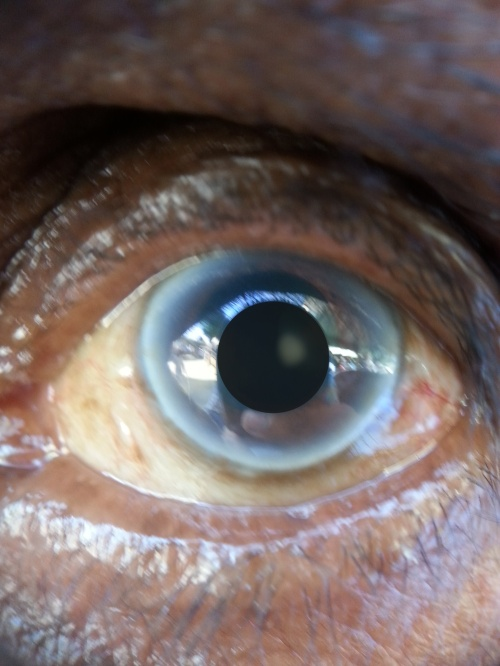
#> input picture experiments/VesselNet/test/test_images/uploaded/menace.jpg, 500 x 666 px; its folder holds only this picture in this run
$ python CataractDetection.py   (older library calls are emulated)
#> lines starting #> are read from the running program, lines starting #| are printed output that depends on the picture; after the words box and inside, x2 and y2 are one past the last pixel; in counts of white or black regions, pixels touching at a corner belong together
import cv2
import imutils
import numpy as np
from math import hypot
import os

pupil_area = 0          #variable to hold area of pupil
cat_area = 0            #variable to hold cataract area

cX_pupil = 0            # x coordiante of centre of pupil
cY_pupil = 0            # y coordinate of centre of pupil
cX_cat = 0              # x coordiante of centre of cataract
cY_cat = 0              # x coordiante of centre of cataract
def maint():
    image_dir = "./experiments/VesselNet/test/test_images/uploaded/"

	# loop through all files in the directory
    for filename in os.listdir(image_dir):
		# check if file is a .jpg image
        if filename.endswith(".jpg"):
			# construct the full path to the image
            filepath = os.path.join(image_dir, filename)
            img = cv2.imread(filepath)
#> img is the input picture: shape (666, 500, 3); mean B, G, R 99.6, 102, 115.4
            img = imutils.resize(img, width=500)
    filepath = os.path.join(image_dir, filename)
    img = cv2.imread(filepath)                      # Read the image
    img = imutils.resize(img, width=500)            # Adjust the width of image - resizing
    # cv2.imshow("Original Image of Eye", img)
    cv2.imwrite('./experiments/VesselNet/test/sema/1.jpg',img)        # Display original image
    gray = cv2.cvtColor(img, cv2.COLOR_BGR2GRAY)    # Grayscale conversion
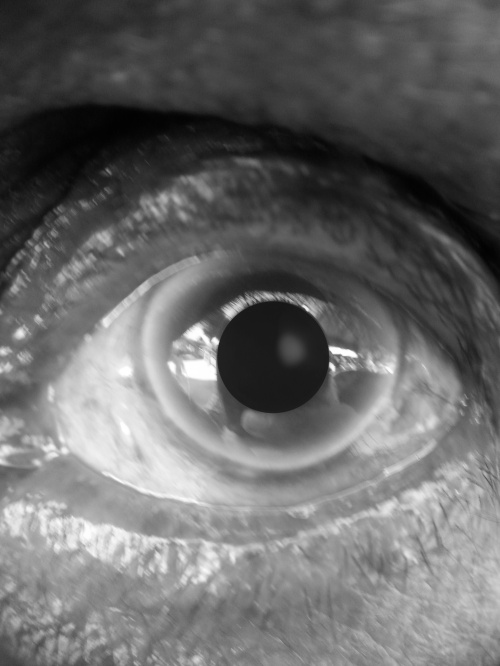
#> gray: shape (666, 500); min 1, max 255, mean 105.8
    # cv2.imshow("1 - Grayscale Conversion", gray)
    cv2.imwrite('./experiments/VesselNet/test/sema/2.jpg',gray)    # Display grascale image
    kernel = np.ones((5,5),np.float32)/25           # Create smoothing kernel for filtering
    imgfiltered = cv2.filter2D(gray,-1,kernel)      # Apply filtering
    # cv2.imshow("2 - 2D Filtered", imgfiltered)
    cv2.imwrite('./experiments/VesselNet/test/sema/3.jpg',imgfiltered)      # Display Filtered Image

    kernelOp = np.ones((10, 10), np.uint8)          # Create kernel for opening
    kernelCl = np.ones((15, 15), np.uint8)          # Create kernel for closing

    ret,thresh_image = cv2.threshold(imgfiltered,50,255,cv2.THRESH_BINARY_INV)      # Thresholding - darker areas made white and lighter areas made black - inert thresholding
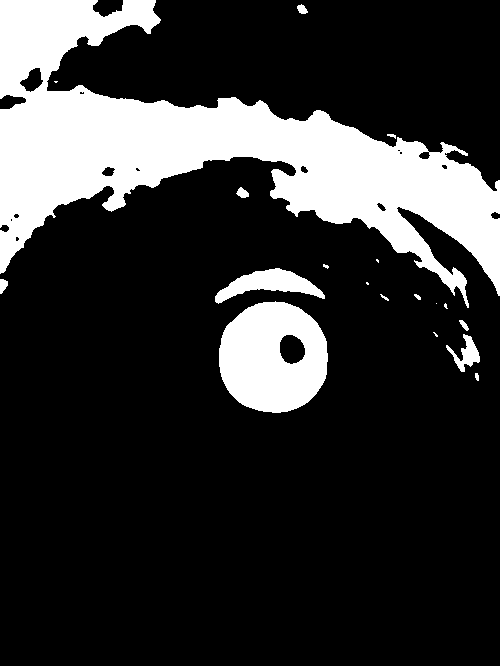
#> thresh_image: shape (666, 500); 20% white; 19 white regions (7 under 20 px), largest, box (x1, y1, x2, y2) and area: (0, 0, 500, 308) 54855, (219, 301, 328, 413) 9134, (215, 268, 325, 304) 1766
    # cv2.imshow("3 - Thresholding",thresh_image)
    cv2.imwrite('./experiments/VesselNet/test/sema/4.jpg',thresh_image)                                   # Display image after thresholding
    morpho = cv2.morphologyEx(thresh_image, cv2.MORPH_OPEN, kernelOp)               # Opening (erode->dilate)
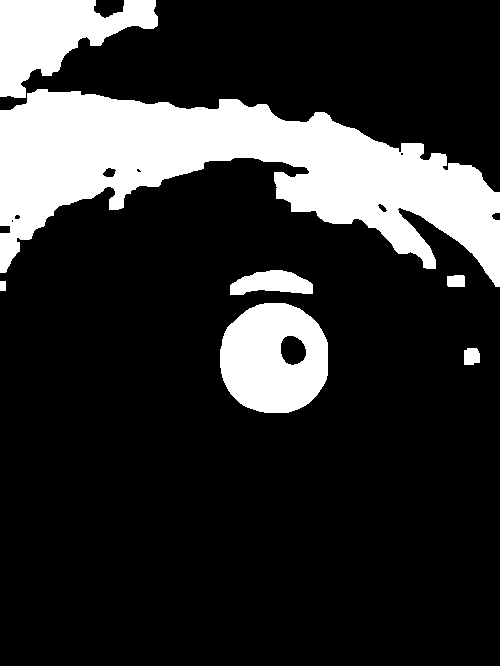
#> morpho: shape (666, 500); 19.4% white; 7 white regions, largest, box (x1, y1, x2, y2) and area: (0, 89, 500, 287) 45202, (220, 303, 328, 413) 9115, (0, 0, 158, 98) 8234
    # cv2.imshow("4 - Morpholigical Opening", morpho)
    cv2.imwrite('./experiments/VesselNet/test/sema/5.jpg',morpho)                                # Display image after morphological opening
    cimg_morpho = img.copy()                                                        # Copy the semaant image

    # Find circular parts in the image
    circles = cv2.HoughCircles(morpho, cv2.HOUGH_GRADIENT, 1, 20, param1=50, param2=30, minRadius=0, maxRadius=0)
#> circles = [[274.5, 356.5, 54.7]]


    #Traverse over the circles
    for i in circles[0,:]:
        cv2.circle(cimg_morpho,(int(i[0]),int(i[1])),int(i[2]),(0,255,0),2)        # Draw the outer circle
        cv2.circle(cimg_morpho,(int(i[0]),int(i[1])),int(2),(0,0,255),3)           # Draw the center of the circle
#> this loop made 1 pass
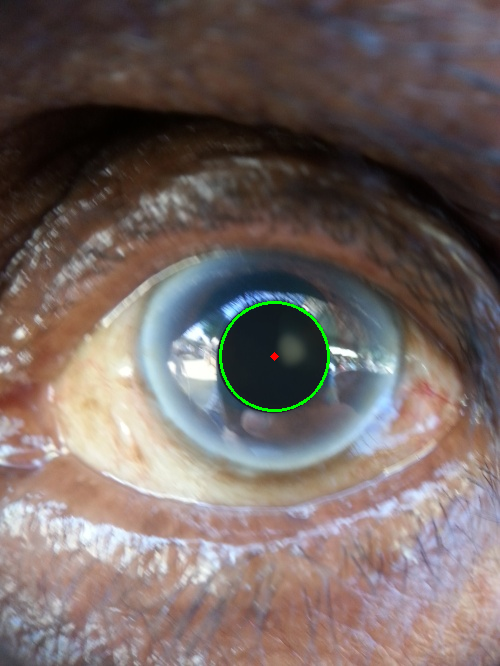
#> cimg_morpho: shape (666, 500, 3); 0.32% of pixels changed, all inside (x1, y1, x2, y2) = (219, 301, 330, 412)

    # cv2.imshow("5 - Find Circles", cimg_morpho)                     # Display the image with circles detected
    img_morpho_copy = morpho.copy()                                 # Copy the image semaing from morphological opening

    circle_values_list = np.uint16(np.around(circles))              # Get values(centre x, centre y, radius) for all circles detected in the image
#> circle_values_list = [[274, 356, 55]]
    x, y, r = circle_values_list[0,:][0]                            # Assign values for centre-x, centre-y, radius
#> x = 274; y = 356; r = 55
    rows, cols = img_morpho_copy.shape                              # Get shape of the image
#> rows = 666; cols = 500

    for i in range(cols):                                           # Traverse over the image columns
        for j in range(rows):                                       # Traverse over the image rows
            if hypot(i-x, j-y) > r:                                 # If the pixel lies outside the circle
                img_morpho_copy[j,i] = 0                            # Convert the pixel to black
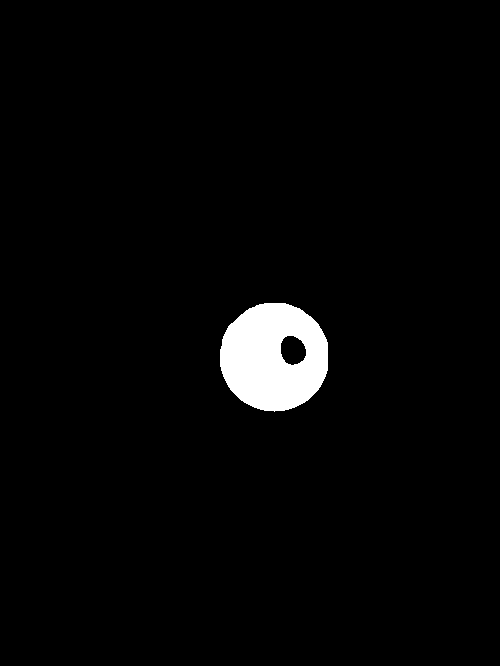
#> img_morpho_copy: shape (666, 500); 2.6% white; 1 white region, box (x1, y1, x2, y2) and area: (220, 303, 328, 412) 8767

    imgg_inv = cv2.bitwise_not(img_morpho_copy)                     # Bitwise Not, to convert black to white and white to black
#> imgg_inv: shape (666, 500); 97.4% white; 1 black region
    # cv2.imshow("8 - Iris Contour Separation", img_morpho_copy)
    cv2.imwrite('./experiments/VesselNet/test/sema/6.jpg',img_morpho_copy)  # Display image after morphological opening
    # cv2.imshow("7 - Image Inversion", imgg_inv)
    cv2.imwrite('./experiments/VesselNet/test/sema/7.jpg',imgg_inv)                 # Display image after detection and separation of circle - this is our mask


    _, contours0, hierarchy = cv2.findContours(img_morpho_copy, cv2.RETR_EXTERNAL, cv2.CHAIN_APPROX_NONE)   # Find contours in the image
#> contours0 = 1 contour; box (x1, y1, x2, y2) and area: (220, 303, 328, 412) 9179
    cimg_pupil = img.copy()                                                                                 # Copy the original image

    for cnt in contours0:                                                   # Traverse over the contours
            cv2.drawContours(cimg_pupil, cnt, -1, (0, 255, 0), 3, 8)        # Draw the contours boundary on the original image copy
            pupil_area = cv2.contourArea(cnt)                               # Find area of contour
            print ("Pupil area: ", pupil_area)                                # Print area of contour
            M = cv2.moments(cnt)                                            # Find moments of contour
            cX_pupil = int(M["m10"] / M["m00"])                             # Use moments to compute centre of mass - x coordinate
            cY_pupil = int(M["m01"] / M["m00"])                             # Use moments to compute centre of mass - y coordinate
            cv2.circle(cimg_pupil, (cX_pupil, cY_pupil), 2, (0, 0, 255), -1)# Draw a point(circle radius 2) on the image at the centre of mass computed
            print ("Centre of pupil: (%d,%d)" % (cX_pupil, cY_pupil))       # Print the Centre of mass of pupil
#> this loop made 1 pass
#> (pupil_area, cX_pupil, cY_pupil) on pass 1: (9179, 273, 356)
#| Pupil area:  9179.0
#| Centre of pupil: (273,356)
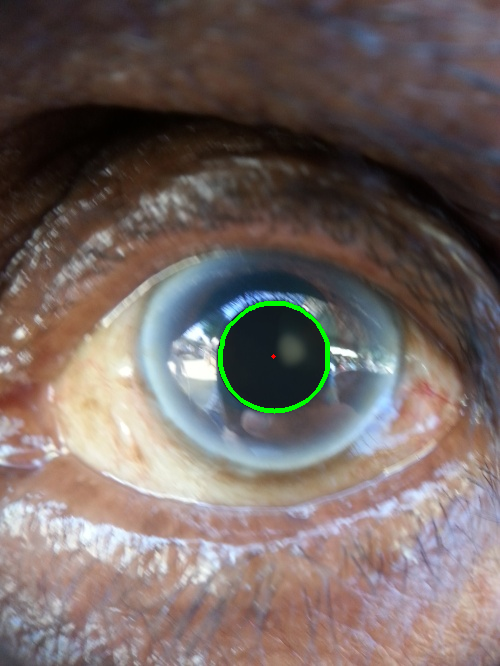
#> cimg_pupil: shape (666, 500, 3); 0.46% of pixels changed, all inside (x1, y1, x2, y2) = (218, 301, 330, 414)

    # cv2.imshow("8 - Iris Detected", cimg_pupil)                             # Display the image with the centre of mass of pupil drawn
    cv2.imwrite("cv2.imwrite('./experiments/VesselNet/test/sema/8.jpg",cimg_pupil)                                # Save this image

    _, contours0, hierarchy = cv2.findContours(imgg_inv, cv2.RETR_LIST, cv2.CHAIN_APPROX_NONE)      # Find Contour in the inverted image - here the cataract if any will be a contour
#> contours0 = 3 contours; box (x1, y1, x2, y2) and area: (0, 0, 500, 666) 331835, (219, 302, 329, 413) 9487, (281, 336, 306, 365) 527
    cimg_cat = img.copy()                                                                           # Copy the original image

    for cnt in contours0:                                                   # Traverse over the contours
            if cv2.contourArea(cnt) < pupil_area:                           # If contour area is less than the pupil area - means could be cataract in eye
                cv2.drawContours(cimg_cat, cnt, -1, (0, 255, 0), 3, 8)      # Draw boundary of the contour on original image copy
                cat_area = cv2.contourArea(cnt)                             # Calculate cataract contour area
                print ("Cataract area: ", cat_area)                          # Print Cataract area
                M = cv2.moments(cnt)                                        # Find moments of contour
                cX_cat = int(M["m10"] / M["m00"])                           # Use moments to compute centre of mass - x coordinate
                cY_cat = int(M["m01"] / M["m00"])                           # Use moments to compute centre of mass - y coordinate
                cv2.circle(cimg_cat, (cX_cat, cY_cat), 2, (0, 0, 255), -1)  # Draw point on the image at the centre of cataract
                print ("Centre of cataract: (%d,%d)" % (cX_cat, cY_cat) )   # Print the centre of cataract
                # Calculate Difference between pupil centre and cataract centre
                print ("Cataract is (%d,%d) away from pupil centre" % (cX_cat - cX_pupil, cY_cat - cY_pupil))
#> this loop made 3 passes
#> (cat_area, cX_cat, cY_cat) on pass 1: (527, 292, 349)
#| Cataract area:  527.0
#| Centre of cataract: (292,349)
#| Cataract is (19,-7) away from pupil centre
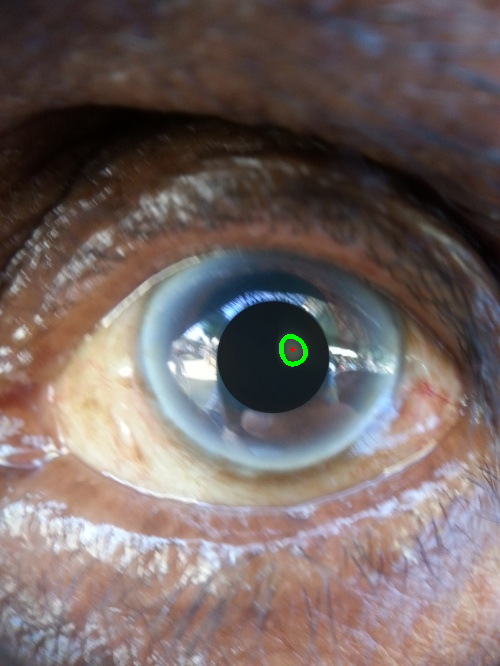
#> cimg_cat: shape (666, 500, 3); 0.12% of pixels changed, all inside (x1, y1, x2, y2) = (279, 334, 308, 367)

    # cv2.imshow("9 - Cataract Detected", cimg_cat)
    cv2.imwrite('./experiments/VesselNet/test/sema/9.jpg',cimg_cat)                            # Display the cataract contour on the original image copy
    cataract_percentage = (cat_area / (pupil_area + cat_area)) * 100        # Calculate percentage of cataract developed
#> cataract_percentage = 5.43
    print ("You have %.2f percent cataract" % (cataract_percentage))        # Display percentage of cataract developed
#| You have 5.43 percent cataract

    cv2.waitKey(0)

    return int(cataract_percentage)
if __name__ == '__main__':
    maint()
